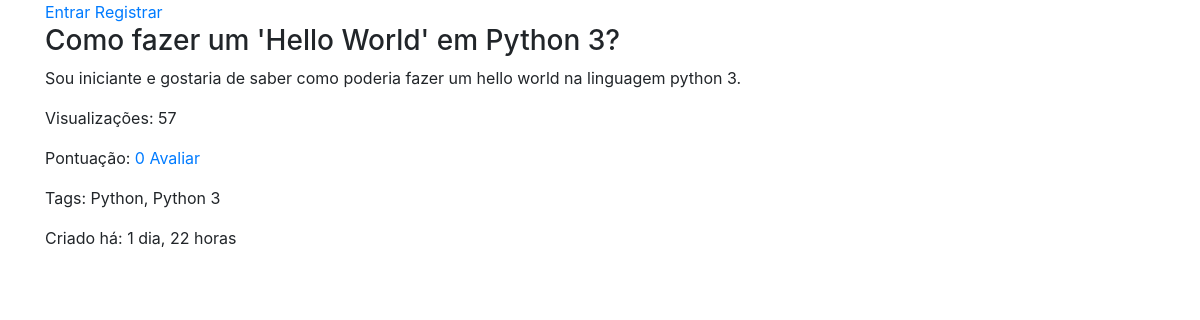
Page /forum/como-fazer-um-hello-world-em-python-3/ on the committed database.
### forum/models.py (models this page shows, shortened)
class Question(models.Model):
    user = models.ForeignKey(User, on_delete=models.CASCADE)
    title = models.CharField(max_length=120)
    text = models.TextField(max_length=500)
    views = models.IntegerField(default=0)
    likes = models.ManyToManyField(User, related_name='likes')
    tags = models.TextField(help_text='Separar tags por vírgula.')
    published = models.DateTimeField(auto_now_add=True)
    updated = models.DateTimeField(auto_now=True)
    slug = models.SlugField(max_length=200, blank=True, null=True)
    class Meta:
        ordering = ['-published']
    def __str__(self):
        return self.title
    def get_toggle_like_url(self):
        return reverse('forum:toggle-like', kwargs={'slug': self.slug})
    def get_toggle_like_api_url(self):
        return reverse('forum:toggle-like-api', kwargs={'slug': self.slug})
    def increment_visualization(self):
        self.views += 1
        self.save()

### forum/views.py (the view)
# urls.py: path('<str:slug>/', views.QuestionDetailView.as_view(), name='detail'),
class QuestionDetailView(DetailView):
    def get_object(self, *args, **kwargs):
        question = Question.objects.get(slug=self.kwargs['slug'])
        question.increment_visualization()
        return question

### forum/models.py (called while the page is built)
def pre_save_receiver(sender, instance, *args, **kwargs):
    if not instance.slug:
        instance.slug = unique_slug_generator(instance)

### forum/templates/forum/question_detail.html (shortened to what this page needs)
{% extends 'base.html' %}
{% block content %}
    <h3>{{ question }}</h3>
    <p>{{ question.text }}</p>
    <p>Visualizações: {{ question.views }}</p>
    <p>Pontuação: <a class="like-btn" id="like-btn" data-href="{{ question.get_toggle_like_api_url }}" data-likes="{{ question.likes.count }}" href="{{ question.get_toggle_like_url }}"> {{ question.likes.count }} Avaliar</a></p>
    <p>Tags: {{ question.tags }}</p>
    <p>Criado há: {{ question.published|timesince }}</p>
{% endblock  %}

### rows in the picture
Question: title "Como fazer um 'Hello World' em Python 3?", text "Sou iniciante e gostaria de saber como poderia fazer um hello world na linguagem python 3.", views "57", likes.count "0", tags "Python, Python 3", published "1 dia, 22 horas"
